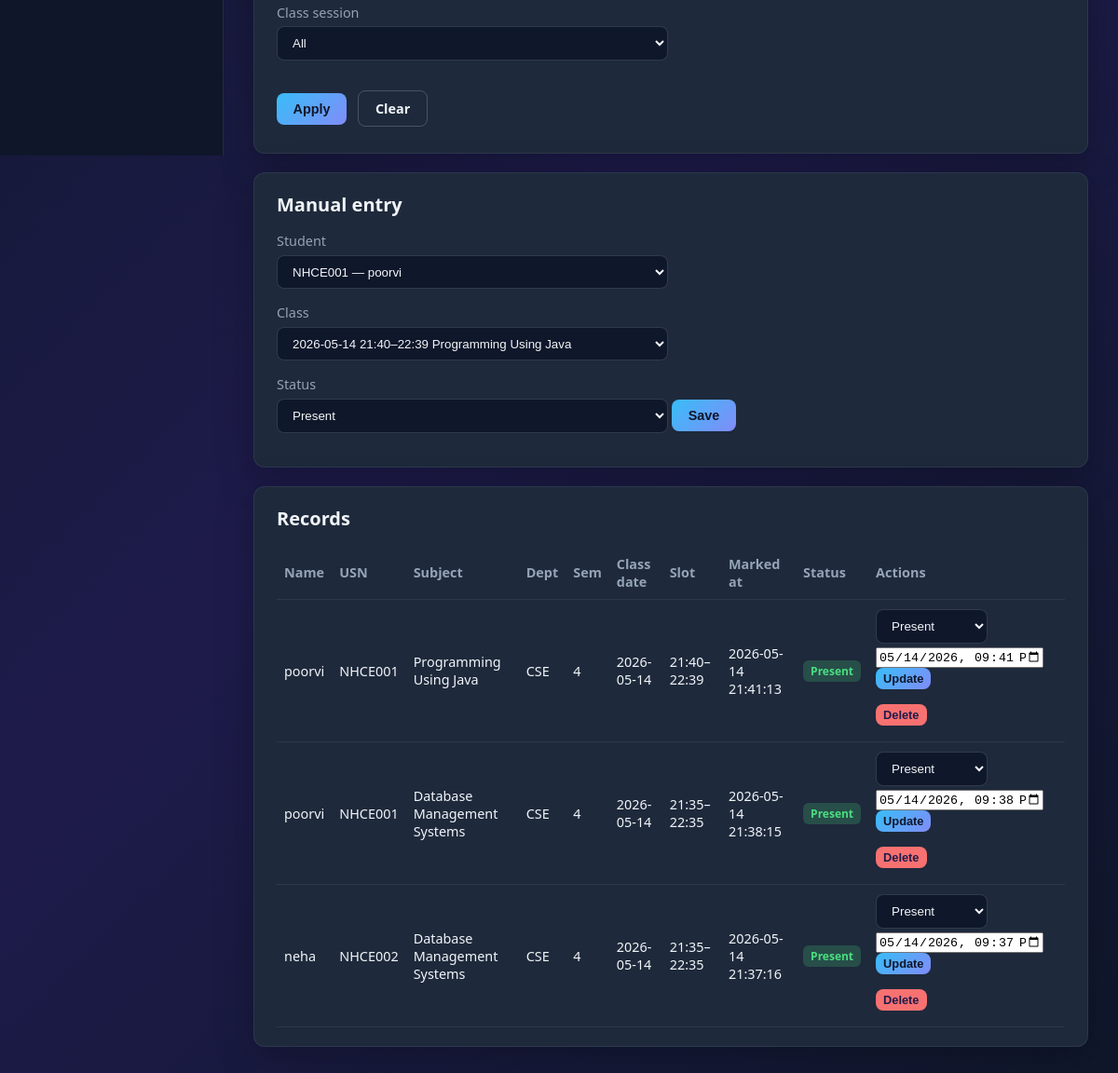
The app's page /admin/attendance (signed in, lower part), older data.
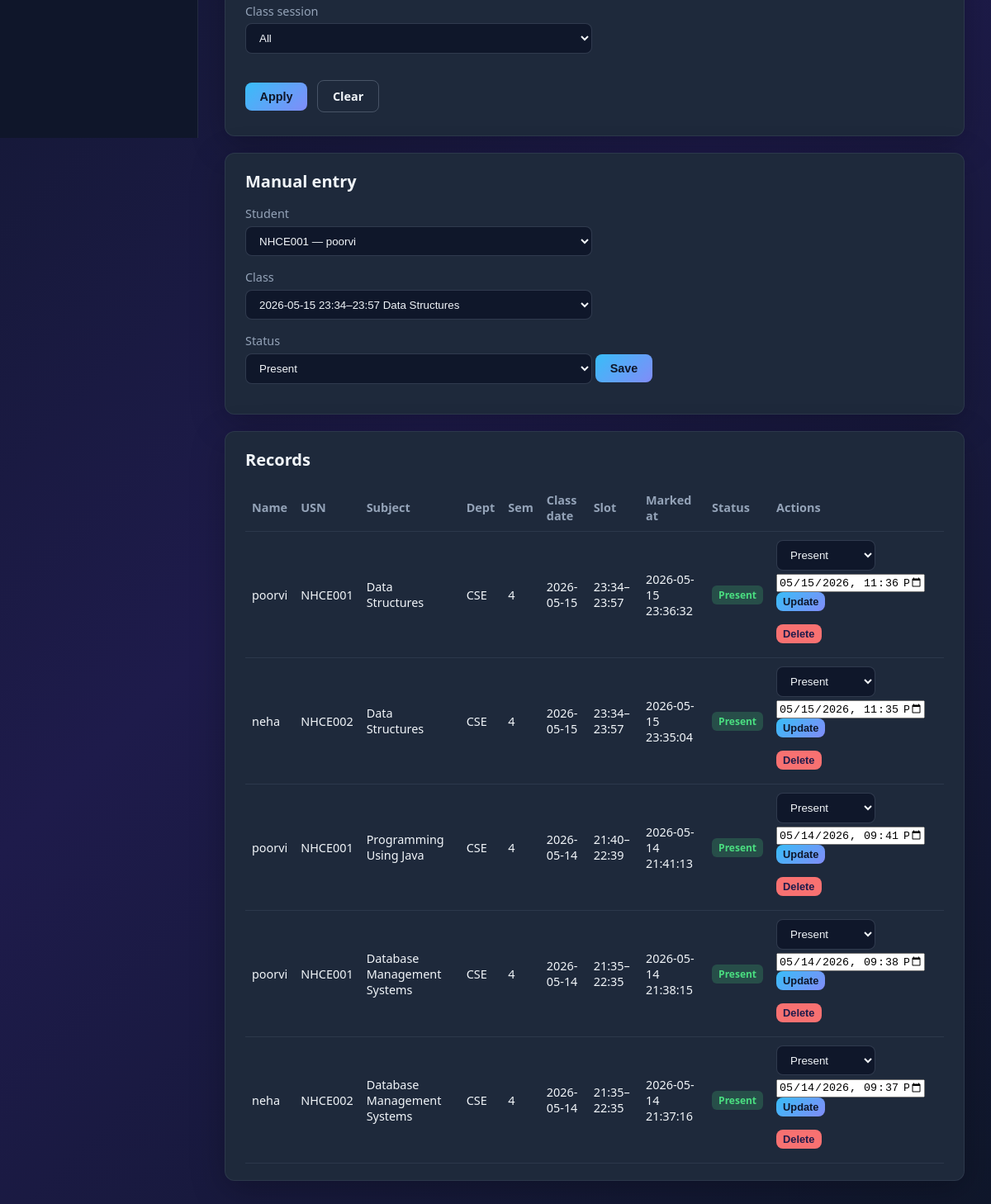
The same page, newer data.
### tables this page shows
CREATE TABLE attendance (
            id INTEGER PRIMARY KEY AUTOINCREMENT,
            student_id INTEGER NOT NULL,
            class_id INTEGER NOT NULL,
            subject_id INTEGER NOT NULL,
            attendance_time TEXT NOT NULL,
            status TEXT NOT NULL,
            FOREIGN KEY (student_id) REFERENCES students(id),
            FOREIGN KEY (class_id) REFERENCES classes(id),
            FOREIGN KEY (subject_id) REFERENCES subjects(id),
            UNIQUE(student_id, class_id)
        );

CREATE TABLE students (
            id INTEGER PRIMARY KEY AUTOINCREMENT,
            usn TEXT UNIQUE NOT NULL,
            full_name TEXT NOT NULL,
            password TEXT NOT NULL,
            department TEXT NOT NULL,
            semester INTEGER NOT NULL,
            face_encoding BLOB
        );

CREATE TABLE subjects (
            id INTEGER PRIMARY KEY AUTOINCREMENT,
            subject_code TEXT NOT NULL,
            subject_name TEXT NOT NULL
        );

CREATE TABLE classes (
            id INTEGER PRIMARY KEY AUTOINCREMENT,
            subject_id INTEGER NOT NULL,
            department TEXT NOT NULL,
            semester INTEGER NOT NULL,
            class_date TEXT NOT NULL,
            start_time TEXT NOT NULL,
            end_time TEXT NOT NULL,
            created_by INTEGER,
            FOREIGN KEY (subject_id) REFERENCES subjects(id),
            FOREIGN KEY (created_by) REFERENCES admins(id)
        );

### routes/admin.py (the view)
@admin_bp.route("/attendance")
@admin_required
def attendance_records():
    conn = get_db()
    f = {
        "subject_id": request.args.get("subject_id") or None,
        "student_id": request.args.get("student_id") or None,
        "date": request.args.get("date") or None,
        "department": request.args.get("department") or None,
        "semester": request.args.get("semester") or None,
        "class_id": request.args.get("class_id") or None,
    }
    rows = _attendance_query(conn, f)
    subjects = conn.execute("SELECT * FROM subjects ORDER BY subject_name").fetchall()
    students = conn.execute(
        "SELECT id, usn, full_name FROM students ORDER BY usn"
    ).fetchall()
    classes = conn.execute(
        """
        SELECT c.id, c.class_date, c.start_time, c.end_time, s.subject_name
        FROM classes c JOIN subjects s ON s.id = c.subject_id
        ORDER BY c.class_date DESC, c.start_time DESC
        LIMIT 200
        """
    ).fetchall()
    conn.close()
    return render_template(
        "admin/attendance.html",
        rows=rows,
        subjects=subjects,
        students=students,
        classes=classes,
        filters=f,
    )

### models/db.py (called while the page is built)
def get_db():
    conn = sqlite3.connect(Config.DATABASE_PATH)
    conn.row_factory = sqlite3.Row
    conn.execute("PRAGMA foreign_keys = ON")
    return conn

### routes/auth.py (called while the page is built)
def admin_required(f):
    @wraps(f)
    def decorated(*args, **kwargs):
        if not session.get("admin_id"):
            return redirect(url_for("auth.admin_login"))
        return f(*args, **kwargs)
    return decorated

### templates/admin/attendance.html (shortened to what this page needs)
{% extends "base_admin.html" %}
{% block content %}
<div class="card">
  <form method="get" class="grid">
    <div>
      <label>Class session</label>
      <select name="class_id">
        <option value="">All</option>
      </select>
    </div>
    <div style="align-self:end">
      <button class="btn btn-primary" type="submit">Apply</button>
      <a class="btn btn-ghost" href="{{ url_for('admin.attendance_records') }}">Clear</a>
    </div>
  </form>
</div>
<div class="card">
  <h2>Manual entry</h2>
  <form method="post" action="{{ url_for('admin.attendance_manual') }}">
    <label>Student</label>
    <select name="student_id" required>
      {% for s in students %}
      <option value="{{ s.id }}">{{ s.usn }} — {{ s.full_name }}</option>
      {% endfor %}
    </select>
    <label>Class</label>
    <select name="class_id" required>
      {% for c in classes %}
      <option value="{{ c.id }}">{{ c.class_date }} {{ c.start_time }}–{{ c.end_time }} {{ c.subject_name }}</option>
      {% endfor %}
    </select>
    <label>Status</label>
    <select name="status">
      <option>Present</option>
    </select>
    <button class="btn btn-primary" type="submit">Save</button>
  </form>
</div>
<div class="card">
  <h2>Records</h2>
  <table>
    <thead>
      <tr>
        <th>Name</th><th>USN</th><th>Subject</th><th>Dept</th><th>Sem</th>
        <th>Class date</th><th>Slot</th><th>Marked at</th><th>Status</th><th>Actions</th>
      </tr>
    </thead>
    <tbody>
      {% for r in rows %}
      <tr>
        <td>{{ r.full_name }}</td>
        <td>{{ r.usn }}</td>
        <td>{{ r.subject_name }}</td>
        <td>{{ r.department }}</td>
        <td>{{ r.semester }}</td>
        <td>{{ r.class_date }}</td>
        <td>{{ r.start_time }}–{{ r.end_time }}</td>
        <td>{{ r.attendance_time }}</td>
        <td>
          {% if r.status == 'Present' %}
          <span class="badge badge-ok">Present</span>
          {% else %}
          <span class="badge badge-bad">{{ r.status }}</span>
          {% endif %}
        </td>
        <td>
          <form method="post" action="{{ url_for('admin.attendance_edit', aid=r.id) }}" style="margin-bottom:0.5rem">
            <select name="status" style="max-width:120px;margin-bottom:0.25rem">
              <option {% if r.status=='Present' %}selected{% endif %}>Present</option>
            </select>
            <input type="datetime-local" name="attendance_time" value="{{ r.attendance_time[0:10] }}T{{ r.attendance_time[11:16] }}" style="max-width:180px">
            <button type="submit" class="btn btn-primary" style="padding:0.25rem 0.5rem;font-size:0.8rem">Update</button>
          </form>
          <form method="post" action="{{ url_for('admin.attendance_delete', aid=r.id) }}" onsubmit="return confirm('Delete?');">
            <button type="submit" class="btn btn-danger" style="padding:0.25rem 0.5rem;font-size:0.8rem">Delete</button>
          </form>
        </td>
      </tr>
      {% else %}
      <tr><td colspan="10">No records.</td></tr>
      {% endfor %}
    </tbody>
  </table>
</div>
{% endblock %}

Row changes from the older to the newer data that the page shows:
added attendance: full_name "poorvi", usn "NHCE001", subject_name "Data Structures", department "CSE", semester "4", class_date "2026-05-15", start_time "23:34", end_time "23:57", attendance_time "2026-05-15 23:36:32", shows "Present", status "Present", attendance_time "05/15/2026 23:36"
added attendance: full_name "neha", usn "NHCE002", subject_name "Data Structures", department "CSE", semester "4", class_date "2026-05-15", start_time "23:34", end_time "23:57", attendance_time "2026-05-15 23:35:04", shows "Present", status "Present", attendance_time "05/15/2026 23:35"
Text that changed along with them:
form field class_id: "2026-05-14 21:40–22:39 Programming Using Java" → "2026-05-15 23:34–23:57 Data Structures"
